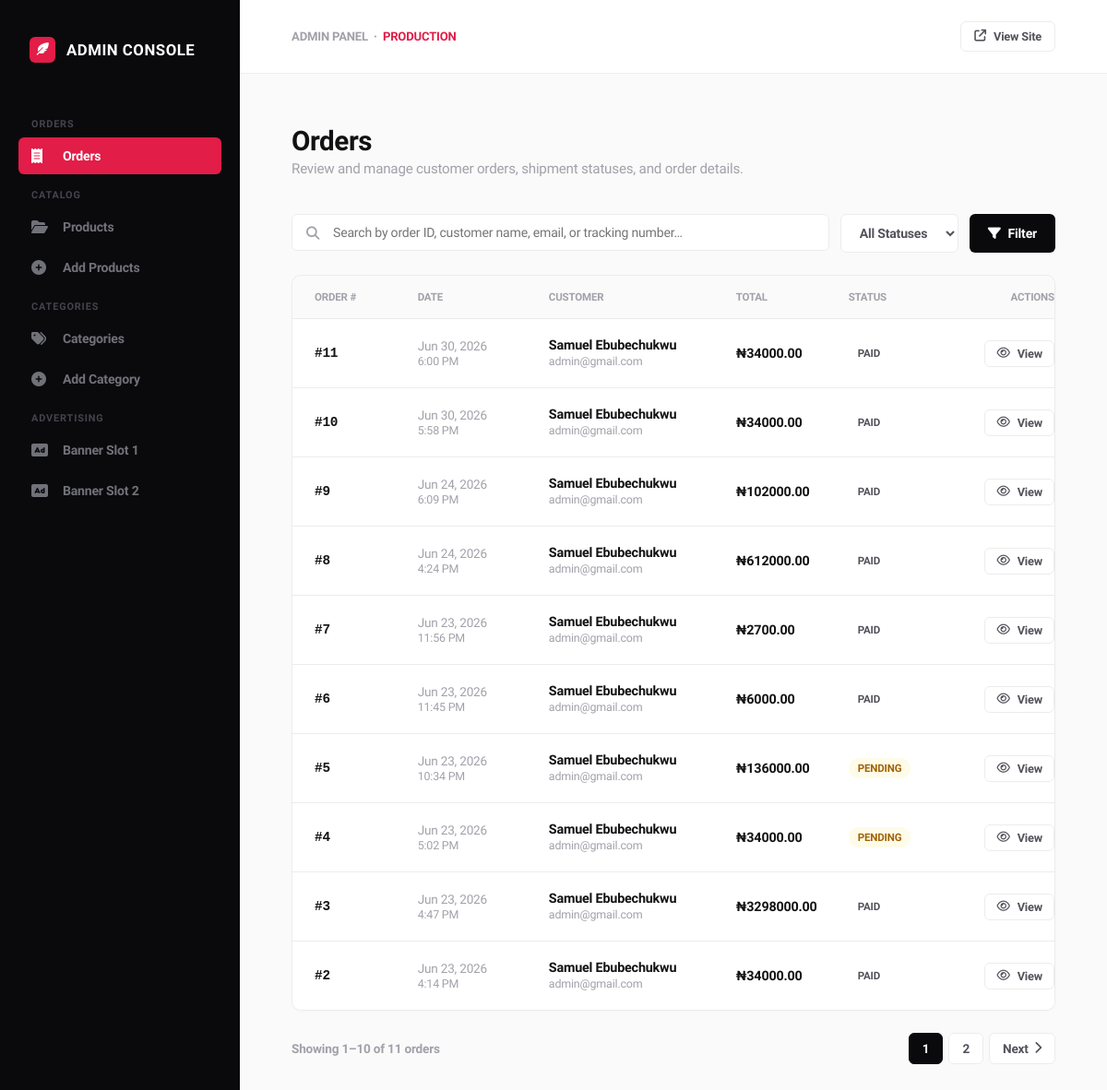
The page /admin-dashboard/ (signed in) on the database its author committed.
### ecommerce/models.py (models this page shows, shortened)
class Order(models.Model):
    STATUS_CHOICES = [
        ('pending', 'Pending'),
        ('paid', 'Paid'),
        ('shipped', 'Shipped'),
        ('delivered', 'Delivered'),
        ('cancelled', 'Cancelled'),
        ('refunded', 'Refunded'),
    ]
    user = models.ForeignKey(User, on_delete=models.CASCADE, related_name='orders')
    shipping_address = models.ForeignKey(
        ShippingAddress, on_delete=models.SET_NULL,
        null=True, blank=True, related_name='orders'
    )
    shipping_address_snapshot = models.TextField(
        blank=True, help_text="Backup text in case shipping address is deleted"
    )
    status = models.CharField(max_length=20, choices=STATUS_CHOICES, default='pending')
    total = models.DecimalField(max_digits=12, decimal_places=2, default=0)
    billing_address = models.TextField(blank=True)
    tracking_number = models.CharField(max_length=255, blank=True)
    tx_ref = models.CharField(max_length=100, unique=True, blank=True, null=True)
    flw_transaction_id = models.CharField(max_length=100, blank=True, null=True)
    created_at = models.DateTimeField(auto_now_add=True)
    updated_at = models.DateTimeField(auto_now=True)
    class Meta:
        ordering = ['-created_at']

class User(AbstractUser):
    email = models.EmailField(unique=True)

### ecommerce/views.py (the view, shortened to what this page needs)
# urls.py: path('admin-dashboard/', admin_dashboard, name='admin_dashboard'),
@login_required(login_url="accounts:account")
def admin_dashboard(request):
    context = {}
    tab = request.GET.get('tab', 'orders')  # Default tab
    orders_qs = Order.objects.select_related('user', 'shipping_address').prefetch_related('items__product', 'items__product_size')
    order_search = request.GET.get('order_search', '')
    order_status = request.GET.get('order_status', 'all')
    if order_status and order_status != 'all':
        orders_qs = orders_qs.filter(status=order_status)
    orders_qs = orders_qs.order_by('-created_at')
    orders_paginator = Paginator(orders_qs, 10)
    orders_page_num = request.GET.get('orders_page', 1)
    orders_page = orders_paginator.get_page(orders_page_num)
    products_qs = Product.objects.select_related('category').prefetch_related('images', 'sizes')
    product_search = request.GET.get('product_search', '')
    product_category = request.GET.get('product_category', '')
    product_visibility = request.GET.get('product_visibility', '')
    if product_search:
        products_qs = products_qs.filter(
            Q(name__icontains=product_search) |
            Q(sku__icontains=product_search) |
            Q(slug__icontains=product_search)
        )
    if product_category:
        products_qs = products_qs.filter(category_id=product_category)
    products_qs = products_qs.order_by('-created_at')
    products_paginator = Paginator(products_qs, 10)
    products_page_num = request.GET.get('products_page', 1)
    products_page = products_paginator.get_page(products_page_num)
    categories_qs = Category.objects.all().order_by('sort_order', 'name')
    category_search = request.GET.get('category_search', '')
    if category_search:
        categories_qs = categories_qs.filter(name__icontains=category_search)
    categories_paginator = Paginator(categories_qs, 15)
    categories_page_num = request.GET.get('categories_page', 1)
    categories_page = categories_paginator.get_page(categories_page_num)
    view_order_id = request.GET.get('view_order')
    view_order = None
    edit_category_id = request.GET.get('edit_category')
    edit_category_obj = None
    if edit_category_id:
        try:
            edit_category_obj = Category.objects.get(pk=edit_category_id)
        except Category.DoesNotExist:
            pass
    context = {
        'active_tab': tab,
        'orders': orders_page,
        'order_search': order_search,
        'order_status': order_status,
        'order_status_choices': Order.STATUS_CHOICES,
        'products': products_page,
        'product_search': product_search,
        'product_category': product_category,
        'product_visibility': product_visibility,
        'categories_for_filter': Category.objects.all().order_by('name'),
        'product_visibility_options': [
            ('active', 'Active State Only'),
            ('inactive', 'Inactive State Only'),
            ('featured', 'Featured Status Only'),
            ('not_featured', 'Non-Featured Rows Only'),
            ('featured_active', 'Featured & Active Mix'),
            ('featured_inactive', 'Featured & Inactive Mix'),
            ('out_of_stock', 'Global Out of Stock Pool'),
            ('variant_out', 'Sizes Variant Out of Stock'),
        ],
        'categories': categories_page,
        'category_search': category_search,
        'edit_category_obj': edit_category_obj,
        'view_order': view_order,
    }
    return render(request, 'Admin/admin.html', context)

### cart/cart.py (called while the page is built)
    def total_quantities(self):
        total = 0
        for item in self.cart.values():
            if 'quantity' in item and 'quantity' in item['quantity']:
                total += item['quantity']['quantity']
        return total

### cart/context_processors.py (called while the page is built)
def cart_quantity(request):
    cart = Cart(request)
    return {'cart_qty': cart.total_quantities()}

### ecommerce/context_processors.py (called while the page is built, shortened)
def categories(request):
    active_children = Category.objects.filter(is_active=True)
    top_level = Category.objects.filter(
        parent=None,
        is_active=True
    ).prefetch_related(
        Prefetch('children', queryset=active_children)
    )
    return {'categories': top_level}

def currency(request):
    code = request.session.get('currency', 'NGN')
    rate = 1
    return {
        'current_currency': code,
        'current_currency_symbol': CURRENCY_SYMBOLS.get(code, '₦'),
        'current_currency_rate': rate,
    }

### ecommerce/models.py (called while the page is built)
    @property
    def primary_image(self):
        key_img = self.images.filter(is_key=True).first()
        if key_img:
            return key_img.image_url
        first_img = self.images.first()
        return first_img.image_url if first_img else None

    @property
    def is_on_sale(self):
        return self.discount_price is not None and self.discount_price < self.price

    @property
    def display_price(self):
        return self.discount_price if self.is_on_sale else self.price

    @property
    def image_url(self):
        if self.image:
            return CloudinaryImage(str(self.image)).build_url(
                width=400, height=400, crop='fill', format='webp', quality='auto'
            )
        return None

### templates/Admin/admin.html (shortened to what this page needs)
{% load static %}
<!DOCTYPE html>
<html lang="en">
<head>
    <link rel="stylesheet" href="https://cdnjs.cloudflare.com/ajax/libs/font-awesome/6.4.0/css/all.min.css">
</head>
<body>
<aside class="sidebar" id="sidebar">
    <div class="brand-container">
        <div class="brand-logo"><i class="fa-solid fa-feather-pointed"></i></div>
        <div class="brand-name">Admin Console</div>
    </div>
    <ul class="nav-group" style="padding:0; list-style:none;">
        <div class="nav-label">Orders</div>
        <li>
            <button class="nav-item {% if active_tab == 'orders' %}active{% endif %}"
                    onclick="switchTab('orders')">
                <i class="fa-solid fa-receipt"></i> Orders
            </button>
        </li>
        <div class="nav-label">Catalog</div>
        <li>
            <button class="nav-item {% if active_tab == 'products' %}active{% endif %}"
                    onclick="switchTab('products')">
                <i class="fa-solid fa-folder-open"></i> Products
            </button>
        </li>
        <li>
            <a href="{% url 'ecommerce:add_product' %}" class="nav-item">
                <i class="fa-solid fa-circle-plus"></i> Add Products
            </a>
        </li>
        <div class="nav-label">Categories</div>
        <li>
            <button class="nav-item {% if active_tab == 'categories' %}active{% endif %}"
                    onclick="switchTab('categories')">
                <i class="fa-solid fa-tags"></i> Categories
            </button>
        </li>
        <li>
            <button class="nav-item {% if active_tab == 'add_category' %}active{% endif %}"
                    onclick="switchTab('add_category')">
                <i class="fa-solid fa-circle-plus"></i> Add Category
            </button>
        </li>
        <div class="nav-label">Advertising</div>
        <li>
            <a href="{% url 'ecommerce:admin_banner_ads' %}" class="nav-item">
                <i class="fa-solid fa-rectangle-ad"></i> Banner Slot 1
            </a>
        </li>
        <li>
            <a href="{% url 'ecommerce:admin_banner_ads2' %}" class="nav-item">
                <i class="fa-solid fa-rectangle-ad"></i> Banner Slot 2
            </a>
        </li>
    </ul>
</aside>
<div class="main-wrapper">
    <header class="global-header">
        <div style="font-size:0.82rem; font-weight:700; color:var(--text-muted); text-transform:uppercase;">
            Admin Panel &nbsp;·&nbsp; <span style="color:var(--pink-accent);">Production</span>
        </div>
        <a href="{% url 'ecommerce:home' %}" class="action-btn action-btn-secondary" style="font-size:0.8rem; padding:8px 14px;">
            <i class="fa-solid fa-arrow-up-right-from-square"></i> View Site
        </a>
    </header>
    <main>
        <section id="tab-orders" class="page-content-pane {% if active_tab == 'orders' or not active_tab %}active-view{% endif %}">
            <div class="view-title-block">
                <h1>Orders</h1>
                <p>Review and manage customer orders, shipment statuses, and order details.</p>
            </div>
            <form method="GET" action="{% url 'ecommerce:admin_dashboard' %}">
                <div class="search-filter-dock">
                    <div class="search-pill-input">
                        <i class="fa-solid fa-magnifying-glass"></i>
                        <input type="text" name="order_search" value="{{ order_search }}" placeholder="Search by order ID, customer name, email, or tracking number…">
                    </div>
                    <select class="custom-dropdown-select" name="order_status">
                        <option value="all" {% if order_status == 'all' %}selected{% endif %}>All Statuses</option>
                    </select>
                    <button type="submit" class="filter-submit-btn"><i class="fa-solid fa-filter"></i> Filter</button>
                </div>
            </form>
            <div class="modern-list-container">
                <div class="list-row-header orders-grid">
                    <div>Order #</div>
                    <div>Date</div>
                    <div>Customer</div>
                    <div>Total</div>
                    <div>Status</div>
                    <div style="text-align:right;">Actions</div>
                </div>
                {% for order in orders %}
                <div class="list-row-item orders-grid">
                    <div class="text-title font-mono">#{{ order.id }}</div>
                    <div style="font-size:0.85rem; color:var(--text-muted);">{{ order.created_at|date:"M d, Y" }}<br><span style="font-size:0.78rem;">{{ order.created_at|time:"g:i A" }}</span></div>
                    <div>
                        <strong style="color:var(--text-title);">{{ order.user.get_full_name|default:order.user.username }}</strong><br>
                        <span style="font-size:0.78rem; color:var(--text-muted);">{{ order.user.email }}</span>
                    </div>
                    <div style="font-weight:600; color:var(--text-title);">₦{{ order.total|floatformat:2 }}</div>
                    <div>
                        <span class="status-pill
                            {% if order.status == 'pending' %}pill-yellow
                            {% elif order.status == 'processing' %}pill-blue
                            {% elif order.status == 'shipped' %}pill-purple
                            {% elif order.status == 'delivered' %}pill-green
                            {% elif order.status == 'cancelled' %}pill-red
                            {% elif order.status == 'refunded' %}pill-dark
                            {% endif %}">
                            {{ order.get_status_display }}
                        </span>
                    </div>
                    <div style="text-align:right; display:flex; gap:6px; justify-content:flex-end; flex-wrap:wrap;">
                        <a href="{% url 'ecommerce:admin_dashboard' %}?tab=orders&view_order={{ order.id }}"
                           class="action-btn action-btn-secondary" style="padding:6px 12px; font-size:0.8rem;">
                            <i class="fa-regular fa-eye"></i> View
                        </a>
                    </div>
                </div>
                {% empty %}
                <div class="empty-state">
                    <i class="fa-solid fa-box-open"></i>
                    <h3>No orders found</h3>
                    <p>{% if order_search or order_status != 'all' %}Try adjusting your filters.{% else %}Orders will appear here once customers place them.{% endif %}</p>
                </div>
                {% endfor %}
            </div>
            {% if orders.paginator.num_pages > 1 %}
            <div class="pagination">
                <span class="pagination-info">
                    Showing {{ orders.start_index }}–{{ orders.end_index }} of {{ orders.paginator.count }} orders
                </span>
                <div class="pagination-controls">
                    {% for num in orders.paginator.page_range %}
                        {% if orders.number == num %}
                        <span class="page-btn current">{{ num }}</span>
                        {% elif num > orders.number|add:'-3' and num < orders.number|add:'3' %}
                        <a href="?tab=orders&order_search={{ order_search }}&order_status={{ order_status }}&orders_page={{ num }}"
                           class="page-btn">{{ num }}</a>
                        {% endif %}
                    {% endfor %}
                    {% if orders.has_next %}
                    <a href="?tab=orders&order_search={{ order_search }}&order_status={{ order_status }}&orders_page={{ orders.next_page_number }}"
                       class="page-btn">Next <i class="fa-solid fa-chevron-right"></i></a>
                    {% endif %}
                </div>
            </div>
            {% endif %}
        </section>
    </main>
</div>
</body>
</html>

### rows shown on the page
Order: id "11", created_at "Jun 30, 2026", created_at "6:00 PM", user.get_full_name "Samuel Ebubechukwu", user.email "admin@gmail.com", total "34000.00", status "PAID"
Order: id "10", created_at "Jun 30, 2026", created_at "5:58 PM", user.get_full_name "Samuel Ebubechukwu", user.email "admin@gmail.com", total "34000.00", status "PAID"
Order: id "9", created_at "Jun 24, 2026", created_at "6:09 PM", user.get_full_name "Samuel Ebubechukwu", user.email "admin@gmail.com", total "102000.00", status "PAID"
Order: id "8", created_at "Jun 24, 2026", created_at "4:24 PM", user.get_full_name "Samuel Ebubechukwu", user.email "admin@gmail.com", total "612000.00", status "PAID"
Order: id "7", created_at "Jun 23, 2026", created_at "11:56 PM", user.get_full_name "Samuel Ebubechukwu", user.email "admin@gmail.com", total "2700.00", status "PAID"
Order: id "6", created_at "Jun 23, 2026", created_at "11:45 PM", user.get_full_name "Samuel Ebubechukwu", user.email "admin@gmail.com", total "6000.00", status "PAID"
Order: id "5", created_at "Jun 23, 2026", created_at "10:34 PM", user.get_full_name "Samuel Ebubechukwu", user.email "admin@gmail.com", total "136000.00", status "PENDING"
Order: id "4", created_at "Jun 23, 2026", created_at "5:02 PM", user.get_full_name "Samuel Ebubechukwu", user.email "admin@gmail.com", total "34000.00", status "PENDING"
Order: id "3", created_at "Jun 23, 2026", created_at "4:47 PM", user.get_full_name "Samuel Ebubechukwu", user.email "admin@gmail.com", total "3298000.00", status "PAID"
Order: id "2", created_at "Jun 23, 2026", created_at "4:14 PM", user.get_full_name "Samuel Ebubechukwu", user.email "admin@gmail.com", total "34000.00", status "PAID"

### other values the page prints
{{ orders.start_index }} "1"
{{ orders.end_index }} "10"
{{ orders.paginator.count }} "11"
{{ num }} "1"
{{ num }} "2"
